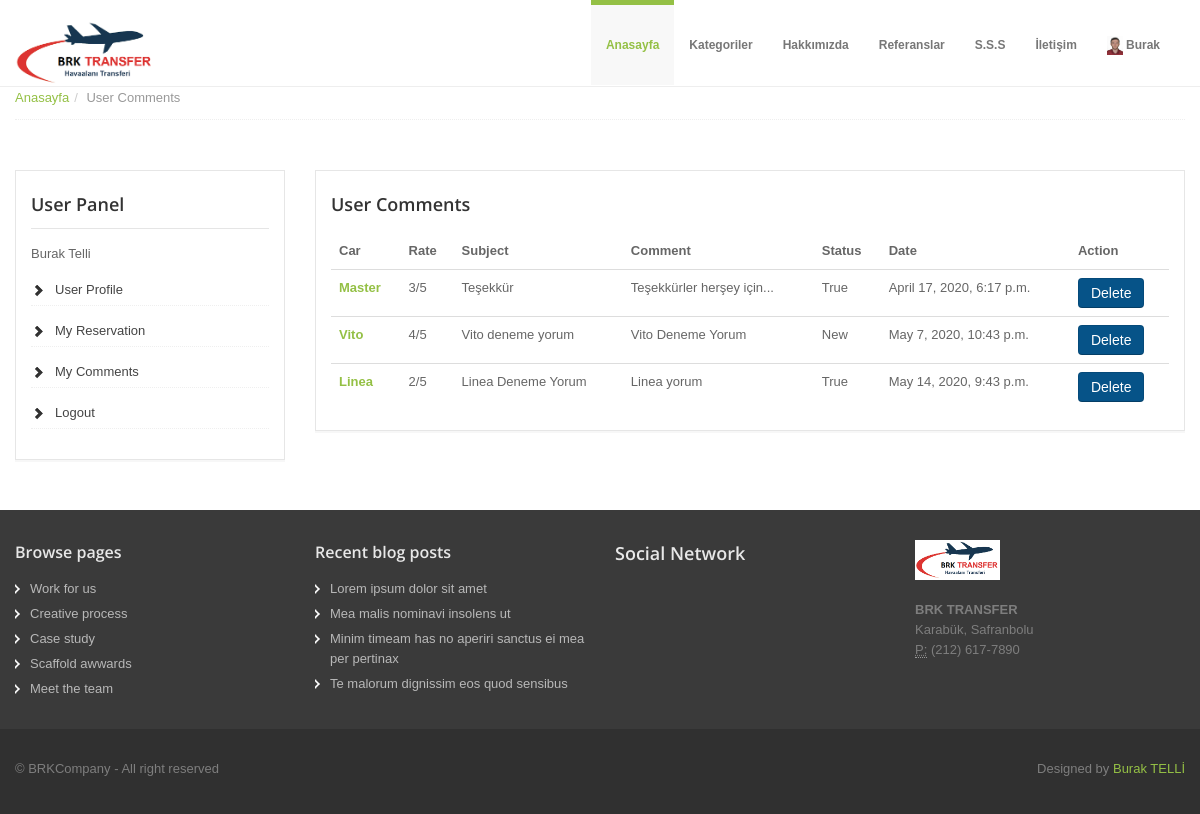
Before: /user/comments/ (signed in) with the older database file.
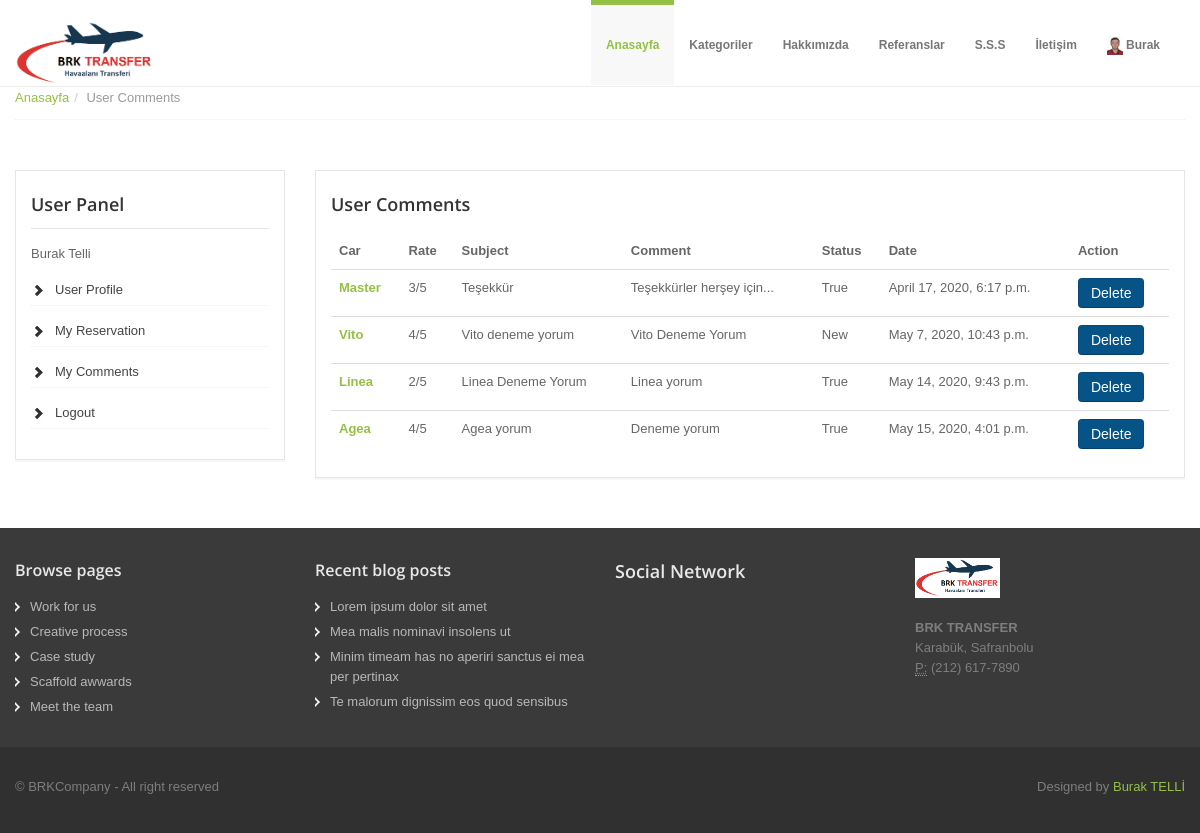
After: the same page with the newer database file.
### car/models.py (models this page shows, shortened)
class Comment(models.Model):
    STATUS = (
        ('New', 'New'),
        ('True', 'True'),
        ('False', 'False'),
    )
    car = models.ForeignKey(Car, on_delete=models.CASCADE)
    user = models.ForeignKey(User, on_delete=models.CASCADE)
    subject = models.CharField(max_length=50)
    comment = models.TextField(max_length=50, blank=True)
    rate = models.IntegerField(blank=True)
    status = models.CharField(max_length=10, choices=STATUS, default='New')
    ip = models.CharField(blank=True, max_length=20)
    create_at = models.DateTimeField(auto_now_add=True)
    update_at = models.DateTimeField(auto_now=True)

class Car(models.Model):
    STATUS = (
        ('True', 'Evet'),
        ('False', 'Hayır'),
    )
    category = models.ForeignKey(Category, on_delete=models.CASCADE)
    title = models.CharField(blank=True, max_length=150)
    keywords = models.CharField(blank=True, max_length=255)
    description = models.CharField(blank=True, max_length=255)
    marka = models.CharField(blank=True, max_length=255)
    model = models.CharField(blank=True, max_length=255)
    kisi_sayisi = models.IntegerField()
    image = models.ImageField(blank=True, upload_to='images/')
    price = models.FloatField()
    detail = RichTextUploadingField()
    slug = models.SlugField(null=False, unique=True)
    status = models.CharField(max_length=10, choices=STATUS)
    create_at = models.DateTimeField(auto_now_add=True)
    update_at = models.DateTimeField(auto_now = True)
    def image_tag(self):
        return mark_safe('<img src="{}" height="50"/>'.format(self.image.url))
    image_tag.short_description = 'Image'

### user/views.py (the view, shortened to what this page needs)
# urls.py: path('comments/', views.comments, name='comments'),
@login_required(login_url='/login')
def comments(request):
    setting = Setting.objects.get(pk=1)
    category = Category.objects.all()
    current_user = request.user
    comments = Comment.objects.filter(user_id = current_user.id)
    if current_user.is_authenticated:
        profile = UserProfile.objects.get(user_id=current_user.id)
        context = {
            'category': category,
            'comments': comments,
            'profile': profile,
            'setting': setting,
        }
        return render(request, 'user_comments.html', context)

### home/models.py (called while the page is built)
    def user_name(self):
        return '[' +self.user.username + '] ' +self.user.first_name+self.user.last_name

### user/templates/user_comments.html (shortened to what this page needs)
{% extends "homebase.html" %}
{% block body %}
<section id="breadcrumb">
    <div class="container">
        <div class="row">
            <div class="span12">
                <ul class="breadcrumb notop">
                    <li><a href="/">Anasayfa</a><span class="divider">/</span></li>
                    <li class="active">User Comments</li>
                </ul>
            </div>
        </div>
    </div>
</section>
<section id="maincontent">
    <div class="container">
        <div class="row">
            <div class="span3">
                <aside>
                    {% include "user_panel.html" %}
                </aside>
            </div>
            <div class="span9">
                <aside>
                    <h4>User Comments</h4>
                    <table class="table">
                        <thead>
                        <tr>
                            <th>Car</th>
                            <th>Rate</th>
                            <th>Subject</th>
                            <th>Comment</th>
                            <th>Status</th>
                            <th>Date</th>
                            <th>Action</th>
                        </tr>
                        </thead>
                        <tbody>
                        {% for rs in comments %}
                        <tr>
                            <td>
                                <a href="/car/{{ rs.car_id }}/{{ rs.car.slug }}">
                                    <strong>{{ rs.car.title}}</strong>
                                </a>
                            </td>
                            <td>{{ rs.rate}}/5</td>
                            <td>{{ rs.subject }}</td>
                            <td>{{ rs.comment }}</td>
                            <td>{{ rs.status }}</td>
                            <td>{{ rs.create_at }}</td>
                            <td><a class="btn btn-primary" href="/user/deletecomment/{{ rs.id }}" onclick="return confirm('Will be deleted ! Are you sure')">Delete</a></td>
                        {% endfor %}
                        </tbody>
                    </table>
                </aside>
            </div>
        </div>
    </div>
</section>
{% endblock %}

Changed rows visible on the page:
added Comment: car "Agea", rate "4", subject "Agea yorum", comment "Deneme yorum", status "True", create_at "May 15, 2020, 4:01 p.m."
